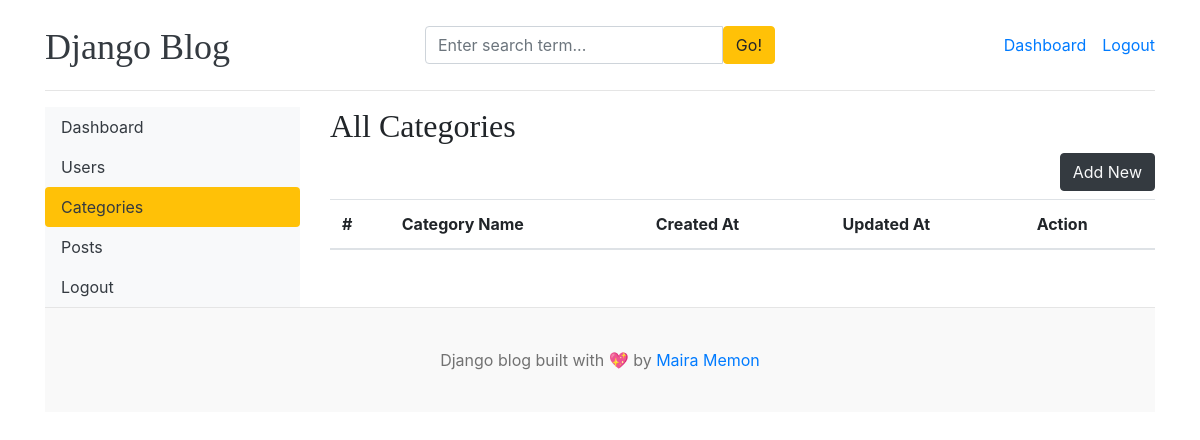
The app's page /dashboard/categories/ (signed in), older data.
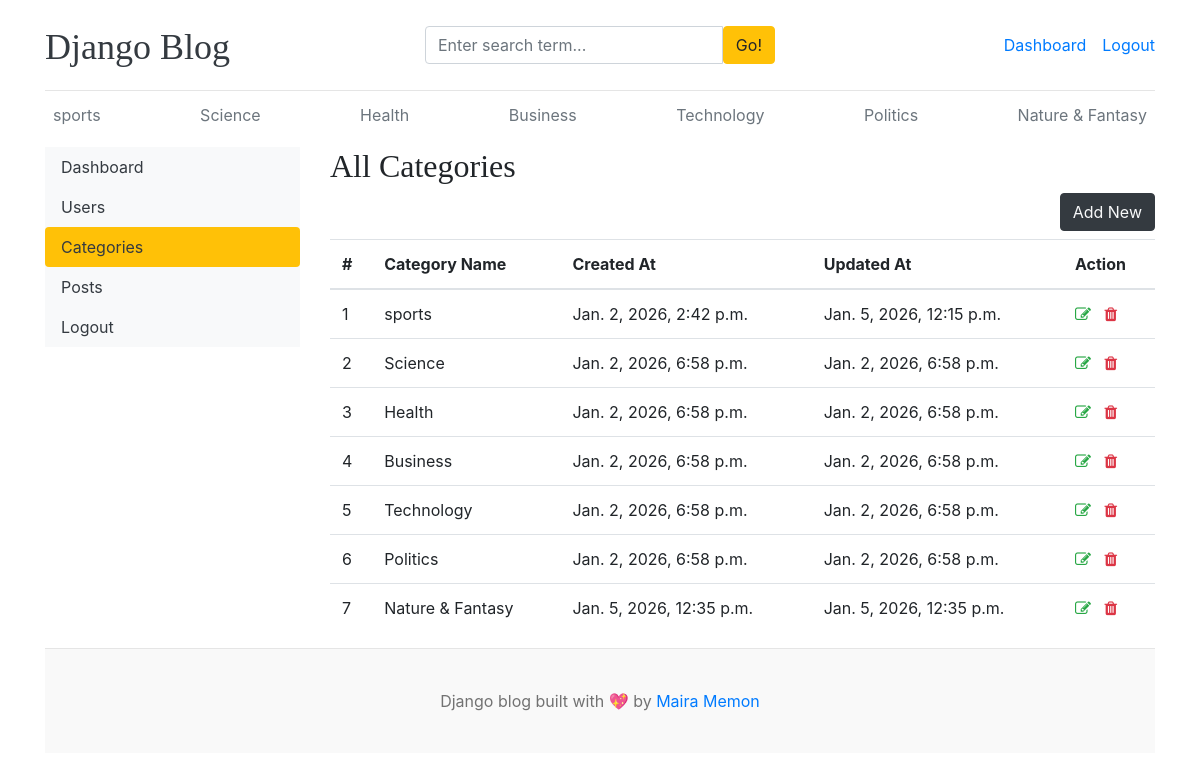
The same page, newer data.
### blogs/models.py (models this page shows)
class Category(models.Model):
    category_name = models.CharField(max_length=50, unique=True)
    created_at = models.DateTimeField(auto_now_add=True)
    updated_at = models.DateTimeField(auto_now=True)
    class Meta:
        verbose_name_plural = 'categories'
    def __str__(self):
        return self.category_name

### dashboards/views.py (the view)
# urls.py: path('categories/', views.categories, name='categories'),
@login_required(login_url='login')
def categories(request):
    categories = Category.objects.all()
    context = {
        'categories': categories,
    }
    return render(request, 'dashboard/categories.html', context)

### blogs/context_processors.py (called while the page is built)
def get_categories(request):
    categories = Category.objects.all()
    return dict(categories=categories)

def get_social_links(request):
    social_links = SocialLink.objects.all()
    return dict(social_links=social_links)

### templates/dashboard/categories.html (shortened to what this page needs)
{% extends 'base.html' %}
{% block content %}
<div class="row">
    {% include 'dashboard/sidebar.html' %}
    <div class="col-md-9">
        <h2>All Categories</h2>
        <a href="{% url 'add_category' %}" class="btn btn-dark text-light float-right mb-2">Add New</a>
        <table class="table table-hover">
            <thead>
              <tr>
                <th>#</th>
                <th>Category Name</th>
                <th>Created At</th>
                <th>Updated At</th>
                <th>Action</th>
              </tr>
            </thead>
            <tbody>
            {% for cat in categories %}
              <tr>
                <td>{{ forloop.counter }}</td>
                <td>{{ cat }}</td>
                <td>{{ cat.created_at }}</td>
                <td>{{ cat.updated_at }}</td>
                <td>
                    <a href="{% url 'edit_category' cat.id %}"><i class="fa fa-edit text-success"></i></a>
                    <a href="{% url 'delete_category' cat.id %}"><i class="fa fa-trash text-danger"></i></a>
                </td>
              </tr>
            {% endfor %}
            </tbody>
          </table>
    </div>
</div>
{% endblock %}

### templates/base.html (shortened to what this page needs)
{% load static %}
<!DOCTYPE html>
<html lang="en">
<head>
    <link href="https://getbootstrap.com/docs/4.0/dist/css/bootstrap.min.css" rel="stylesheet">
    <link href="{% static 'css/blog.css' %}" rel="stylesheet">
    <link rel="stylesheet" href="https://cdnjs.cloudflare.com/ajax/libs/font-awesome/4.7.0/css/font-awesome.min.css">
  </head>
<body>
    <div class="container">
      <header class="blog-header py-3">
        <div class="row flex-nowrap justify-content-between align-items-center">
          <div class="col-4 pt-1">
            <a class="blog-header-logo text-dark" href="/">Django Blog</a>
          </div>
          <div class="col-4">
            <form action="{% url 'search' %}" method="GET">
              <div class="input-group">
                <input class="form-control" type="text" name="keyword" value="{{ keyword }}" placeholder="Enter search term..." aria-label="Enter search term..." aria-describedby="button-search" />
                <button type="submit" class="btn btn-warning" id="button-search" type="button">Go!</button>
            </div>
            </form>
          </div>
          <div class="col-4 d-flex justify-content-end align-items-center">
            {% if not user.is_authenticated %}
            <a class="btn btn-sm btn-warning" href="{% url 'login' %}">Login</a> &nbsp;
            <a class="btn btn-sm btn-outline-secondary" href="{% url 'register' %}">Register</a>
            {% else %}
            <span><a href="{% url 'dashboard' %}">Dashboard</a></span>
            <span><a href="{% url 'logout' %}">Logout</a></span>
            {% endif %}
          </div>
        </div>
      </header>
      <div class="nav-scroller py-1 mb-2">
        <nav class="nav d-flex justify-content-between">
          {% for cat in categories %}
          <a class="p-2 text-muted" href="{% url 'posts_by_category' cat.id %}">{{ cat.category_name }}</a>
          {% endfor %}
        </nav>
      </div>
{% block content %}
{% endblock %}
<footer class="blog-footer">
    <p>Django blog built with 💖 by <a href="#">Maira Memon</a></p>
  </footer>
  </body>
  </html>

Row changes from the older to the newer data that the page shows:
added Category: category_name "sports", created_at "Jan. 2, 2026, 2:42 p.m.", updated_at "Jan. 5, 2026, 12:15 p.m."
added Category: category_name "Science", created_at "Jan. 2, 2026, 6:58 p.m.", updated_at "Jan. 2, 2026, 6:58 p.m."
added Category: category_name "Health", created_at "Jan. 2, 2026, 6:58 p.m.", updated_at "Jan. 2, 2026, 6:58 p.m."
added Category: category_name "Business", created_at "Jan. 2, 2026, 6:58 p.m.", updated_at "Jan. 2, 2026, 6:58 p.m."
added Category: category_name "Technology", created_at "Jan. 2, 2026, 6:58 p.m.", updated_at "Jan. 2, 2026, 6:58 p.m."
added Category: category_name "Politics", created_at "Jan. 2, 2026, 6:58 p.m.", updated_at "Jan. 2, 2026, 6:58 p.m."
added Category: category_name "Nature & Fantasy", created_at "Jan. 5, 2026, 12:35 p.m.", updated_at "Jan. 5, 2026, 12:35 p.m."
